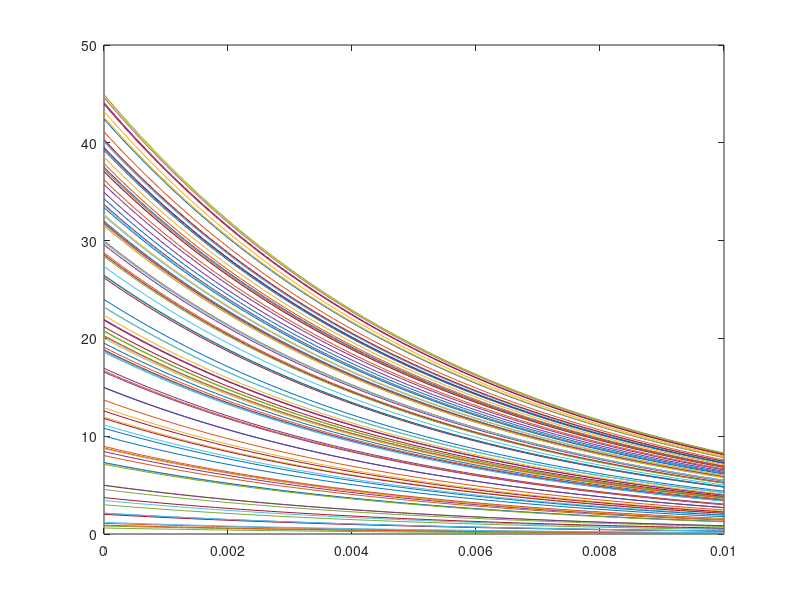
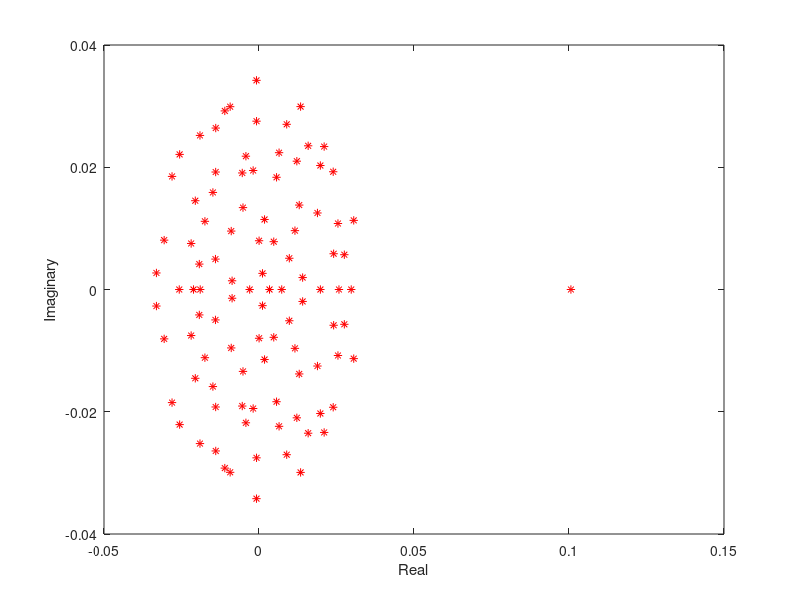
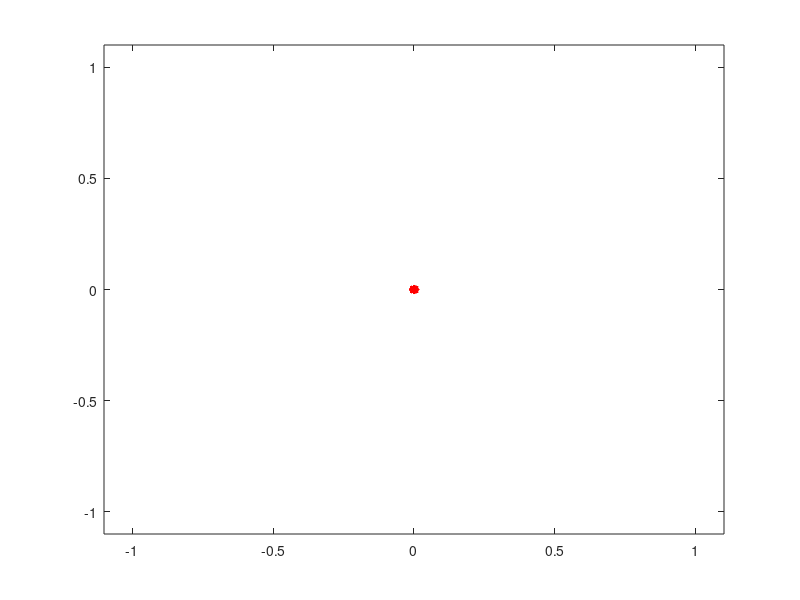

MATLAB code for these plots, in order:
function [re_o, Rates] = SteadyStatedtStaticUniform

% Parameters:
N = 100; % network size;
   
%Initializations
Re = 45*rand(N,1); %Initial Rates

%External Input
S_t = zeros(N,1);
S_t(5) = 200;
So = 10; %mv (mean current)
Input = zeros(N,N) + So;
Input(:,1) = Input(:,1) + S_t;
Sigma = zeros(N,N)+ randn(N,N);
V = eye(N); %Input connectivity 

%Connectivity
meanw = 0; 
variancew = 4;
d = 0.10;
W  = sprand (N,N,d)*(variancew^1/2) + meanw;
We = zeros(N,N) + W/N;

%Training
trainTime = size(Input,1);
L = trainTime; 
Rates = zeros(N,L);  % complete state history
t(1) = 0;
Re(:,1) = Re;
   tau_m = 60;
 dt = 0.0001;
tau_m = 0.006;
alpha = dt /tau_m;

for n = 1:L
 

 
   
 % Network activation
 
  h(:,n) = We*Re(:,n) + V*(Input (:,n)) + Sigma(:,n);
 %h(:,n) = sigmf(h(:,n),[2 4]);
  
    t(n+1) = t(n) + dt;
    Re(:,n+1) = Re(:,n) - (alpha*(Re(:,n)+h(:,n)*sqrt(dt)));  
    Re(Re < 0) = 0; 
    
 
     % save network activition
     Rates= Re; 
   
end
 
re_o = Rates(:,L);

plot(t,Re)

evalues = eig(We);    % Get the eigenvalues of effective connectivity matrix

   figure(3) %   Plot real and imaginary parts
     plot(real(evalues),imag(evalues),'r*') 
     xlabel('Real')
     ylabel('Imaginary')
     
     figure(4) % Check if eigenspectrum lies whithin the unit circle when normalized
     plot(evalues/(sqrt(N)*variancew^1/2),'r*') 
     axis([-1.1 1.1 -1.1 1.1])
   
end